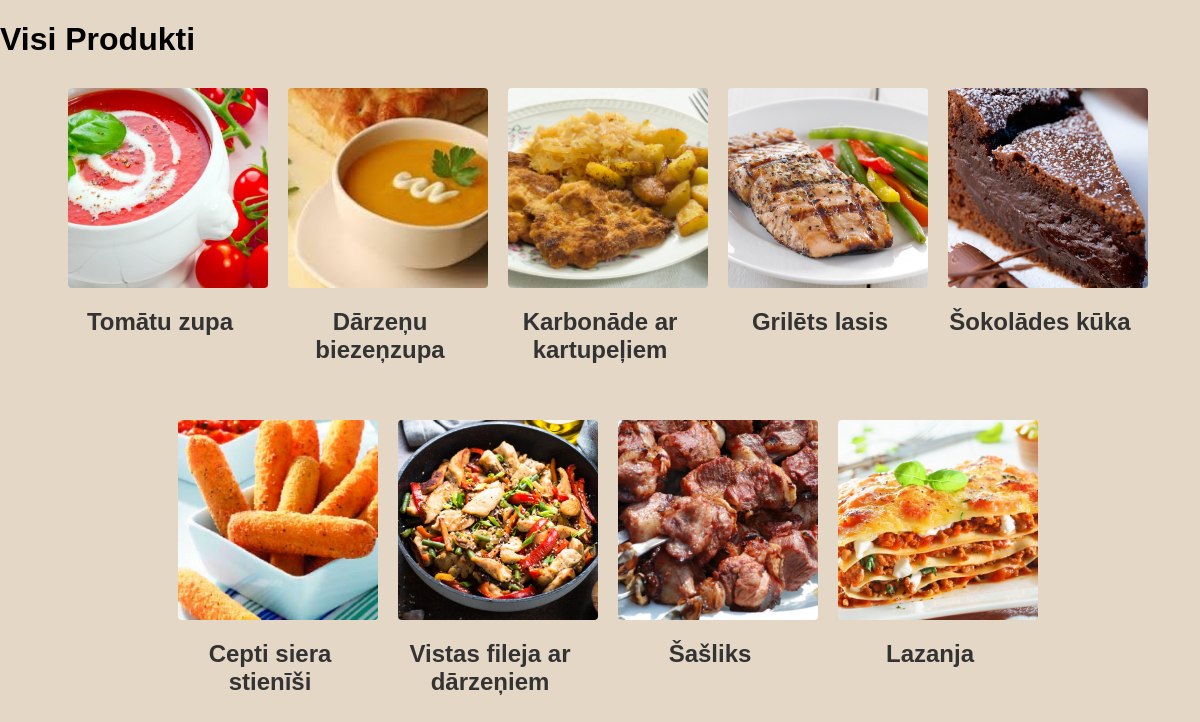
/produkti, run on the app's committed database.
### tables this page shows
CREATE TABLE menu_items (
	id INTEGER NOT NULL PRIMARY KEY AUTOINCREMENT,
	name TEXT NOT NULL,
	description TEXT NOT NULL,
	price INTEGER NOT NULL
, image TEXT, category_id INTEGER REFERENCES categories(id));

### app.py (the view)
@app.route("/produkti")
def products():
    conn = get_db_connection()
    products = conn.execute("SELECT * FROM menu_items").fetchall()
    conn.close()
    return render_template("products.html", products=products)

### app.py (called while the page is built)
def get_db_connection():
    db = Path(__file__).parent / "edienkarte.db"
    conn = sqlite3.connect(db)
    conn.row_factory = sqlite3.Row
    return conn

### templates/products.html (shortened to what this page needs)
<!DOCTYPE html>
<html lang="lv">
<head>
    <link rel="stylesheet" href="{{ url_for('static', filename='style.css') }}">
</head>
<body>
    <h1>Visi Produkti</h1>
    <ul>
        {% for product in products %}
            <li>
                <a href="{{ url_for('products_show', product_id=product['id']) }}">
                    <img src="{{ url_for('static', filename='images/products/' ~ product['image']) }}"
                                                                                            alt="{{ product['name'] }}">
                    <h2>{{ product['name'] }}</h2>
                </a>
            </li>
        {% endfor %}
    </ul>
</body>
</html>

### static/style.css (style rules this page uses)
body { font-family: Arial, sans-serif; background-color: #e4d7c6; color: #000000; margin: 0; padding: 0; }
ul { list-style-type: none; }
ul li a { text-decoration: none; color: #333; font-weight: bold; display: block; padding: 8px; }
img { width: 200px; height: 200px; object-fit: cover; display: block; border-radius: 4px; }
ul { list-style-type: none; padding: 0; margin: 0; display: flex; flex-wrap: wrap; gap: 20px; justify-content: center; }
ul li { width: 200px; text-align: center; }

### data on the page
menu_items: image (picture), name "Tomātu zupa"
menu_items: image (picture), name "Dārzeņu biezeņzupa"
menu_items: image (picture), name "Karbonāde ar kartupeļiem"
menu_items: image (picture), name "Grilēts lasis"
menu_items: image (picture), name "Šokolādes kūka"
menu_items: image (picture), name "Cepti siera stienīši"
menu_items: image (picture), name "Vistas fileja ar dārzeņiem"
menu_items: image (picture), name "Šašliks"
menu_items: image (picture), name "Lazanja"
